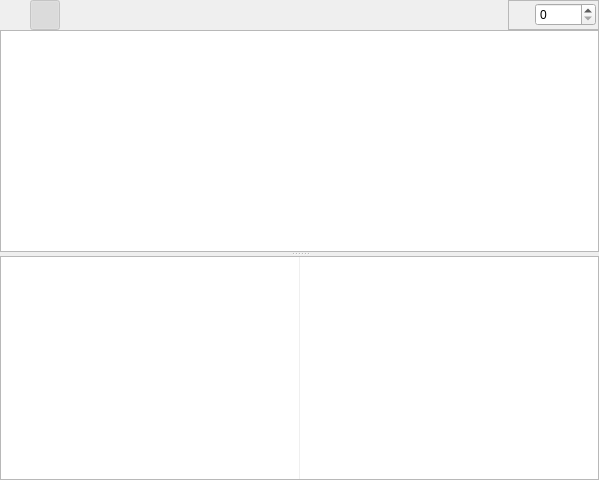
<ui version="4.0" >
 <class>TabFile</class>
 <widget class="QWidget" name="TabFile" >
  <property name="geometry" >
   <rect>
    <x>0</x>
    <y>0</y>
    <width>599</width>
    <height>480</height>
   </rect>
  </property>
  <property name="windowTitle" >
   <string>File</string>
  </property>
  <layout class="QHBoxLayout" >
   <property name="spacing" >
    <number>0</number>
   </property>
   <property name="leftMargin" >
    <number>0</number>
   </property>
   <property name="topMargin" >
    <number>0</number>
   </property>
   <property name="rightMargin" >
    <number>0</number>
   </property>
   <property name="bottomMargin" >
    <number>0</number>
   </property>
   <item>
    <layout class="QVBoxLayout" >
     <property name="spacing" >
      <number>0</number>
     </property>
     <property name="leftMargin" >
      <number>0</number>
     </property>
     <property name="topMargin" >
      <number>0</number>
     </property>
     <property name="rightMargin" >
      <number>0</number>
     </property>
     <property name="bottomMargin" >
      <number>0</number>
     </property>
     <item>
      <layout class="QHBoxLayout" >
       <property name="spacing" >
        <number>0</number>
       </property>
       <property name="leftMargin" >
        <number>0</number>
       </property>
       <property name="topMargin" >
        <number>0</number>
       </property>
       <property name="rightMargin" >
        <number>0</number>
       </property>
       <property name="bottomMargin" >
        <number>0</number>
       </property>
       <item>
        <widget class="QToolButton" name="toolButtonCopy" >
         <property name="minimumSize" >
          <size>
           <width>30</width>
           <height>30</height>
          </size>
         </property>
         <property name="toolTip" >
          <string>Copy selection to the clipboard stripping line headers (CTRL+C)</string>
         </property>
         <property name="icon" >
          <iconset resource="icons.qrc" >:/icons/resources/editcopy.png</iconset>
         </property>
         <property name="shortcut" >
          <string>Ctrl+C</string>
         </property>
         <property name="autoRaise" >
          <bool>true</bool>
         </property>
        </widget>
       </item>
       <item>
        <widget class="QToolButton" name="toolButtonShowAnnotate" >
         <property name="enabled" >
          <bool>false</bool>
         </property>
         <property name="minimumSize" >
          <size>
           <width>30</width>
           <height>30</height>
          </size>
         </property>
         <property name="toolTip" >
          <string>Hide/show file annotation</string>
         </property>
         <property name="icon" >
          <iconset resource="icons.qrc" >:/icons/resources/view_choose.png</iconset>
         </property>
         <property name="checkable" >
          <bool>true</bool>
         </property>
         <property name="checked" >
          <bool>true</bool>
         </property>
         <property name="autoRaise" >
          <bool>true</bool>
         </property>
        </widget>
       </item>
       <item>
        <widget class="QToolButton" name="toolButtonFindAnnotate" >
         <property name="enabled" >
          <bool>false</bool>
         </property>
         <property name="minimumSize" >
          <size>
           <width>30</width>
           <height>30</height>
          </size>
         </property>
         <property name="toolTip" >
          <string>Lock selection to first tagged line of current revision (CTRL + L)</string>
         </property>
         <property name="icon" >
          <iconset resource="icons.qrc" >:/icons/resources/encrypted.png</iconset>
         </property>
         <property name="checkable" >
          <bool>true</bool>
         </property>
         <property name="autoRaise" >
          <bool>true</bool>
         </property>
        </widget>
       </item>
       <item>
        <widget class="QToolButton" name="toolButtonGoPrev" >
         <property name="enabled" >
          <bool>false</bool>
         </property>
         <property name="toolTip" >
          <string>Go to previous annotation line</string>
         </property>
         <property name="icon" >
          <iconset resource="icons.qrc" >:/icons/resources/1uparrow.png</iconset>
         </property>
         <property name="autoRaise" >
          <bool>true</bool>
         </property>
        </widget>
       </item>
       <item>
        <widget class="QToolButton" name="toolButtonGoNext" >
         <property name="enabled" >
          <bool>false</bool>
         </property>
         <property name="toolTip" >
          <string>Go to next annotation line</string>
         </property>
         <property name="icon" >
          <iconset resource="icons.qrc" >:/icons/resources/1downarrow.png</iconset>
         </property>
         <property name="autoRaise" >
          <bool>true</bool>
         </property>
        </widget>
       </item>
       <item>
        <widget class="QToolButton" name="toolButtonRangeFilter" >
         <property name="enabled" >
          <bool>false</bool>
         </property>
         <property name="minimumSize" >
          <size>
           <width>30</width>
           <height>30</height>
          </size>
         </property>
         <property name="toolTip" >
          <string>Filter revisions on selected line range</string>
         </property>
         <property name="icon" >
          <iconset resource="icons.qrc" >:/icons/resources/filter.png</iconset>
         </property>
         <property name="checkable" >
          <bool>true</bool>
         </property>
         <property name="autoRaise" >
          <bool>true</bool>
         </property>
        </widget>
       </item>
       <item>
        <widget class="QToolButton" name="toolButtonHighlightText" >
         <property name="enabled" >
          <bool>false</bool>
         </property>
         <property name="minimumSize" >
          <size>
           <width>30</width>
           <height>30</height>
          </size>
         </property>
         <property name="toolTip" >
          <string>Source highlight (%1)</string>
         </property>
         <property name="icon" >
          <iconset resource="icons.qrc" >:/icons/resources/colorize.png</iconset>
         </property>
         <property name="checkable" >
          <bool>true</bool>
         </property>
         <property name="autoRaise" >
          <bool>true</bool>
         </property>
        </widget>
       </item>
       <item>
        <spacer>
         <property name="orientation" >
          <enum>Qt::Horizontal</enum>
         </property>
         <property name="sizeType" >
          <enum>QSizePolicy::Expanding</enum>
         </property>
         <property name="sizeHint" >
          <size>
           <width>300</width>
           <height>20</height>
          </size>
         </property>
        </spacer>
       </item>
       <item>
        <widget class="QFrame" name="frame" >
         <property name="frameShape" >
          <enum>QFrame::StyledPanel</enum>
         </property>
         <property name="frameShadow" >
          <enum>QFrame::Raised</enum>
         </property>
         <layout class="QHBoxLayout" >
          <property name="spacing" >
           <number>0</number>
          </property>
          <property name="leftMargin" >
           <number>2</number>
          </property>
          <property name="topMargin" >
           <number>2</number>
          </property>
          <property name="rightMargin" >
           <number>2</number>
          </property>
          <property name="bottomMargin" >
           <number>2</number>
          </property>
          <item>
           <layout class="QHBoxLayout" >
            <property name="spacing" >
             <number>0</number>
            </property>
            <property name="leftMargin" >
             <number>0</number>
            </property>
            <property name="topMargin" >
             <number>0</number>
            </property>
            <property name="rightMargin" >
             <number>0</number>
            </property>
            <property name="bottomMargin" >
             <number>0</number>
            </property>
            <item>
             <widget class="QToolButton" name="toolButtonPin" >
              <property name="toolTip" >
               <string>Pin View (Alt-V)</string>
              </property>
              <property name="text" >
               <string/>
              </property>
              <property name="icon" >
               <iconset resource="icons.qrc" >:/icons/resources/ok.png</iconset>
              </property>
              <property name="checkable" >
               <bool>true</bool>
              </property>
              <property name="autoRaise" >
               <bool>true</bool>
              </property>
             </widget>
            </item>
            <item>
             <widget class="QSpinBox" name="spinBoxRevision" >
              <property name="maximum" >
               <number>65535</number>
              </property>
             </widget>
            </item>
           </layout>
          </item>
         </layout>
        </widget>
       </item>
      </layout>
     </item>
     <item>
      <widget class="QSplitter" name="splitter" >
       <property name="orientation" >
        <enum>Qt::Vertical</enum>
       </property>
       <widget class="HistoryView" name="histListView" >
        <property name="contextMenuPolicy" >
         <enum>Qt::CustomContextMenu</enum>
        </property>
        <property name="alternatingRowColors" >
         <bool>true</bool>
        </property>
        <property name="rootIsDecorated" >
         <bool>false</bool>
        </property>
        <property name="uniformRowHeights" >
         <bool>true</bool>
        </property>
        <property name="itemsExpandable" >
         <bool>false</bool>
        </property>
        <property name="allColumnsShowFocus" >
         <bool>true</bool>
        </property>
       </widget>
       <widget class="QFrame" name="frame_2" >
        <property name="frameShape" >
         <enum>QFrame::StyledPanel</enum>
        </property>
        <property name="frameShadow" >
         <enum>QFrame::Sunken</enum>
        </property>
        <layout class="QHBoxLayout" >
         <property name="spacing" >
          <number>0</number>
         </property>
         <property name="leftMargin" >
          <number>0</number>
         </property>
         <property name="topMargin" >
          <number>0</number>
         </property>
         <property name="rightMargin" >
          <number>0</number>
         </property>
         <property name="bottomMargin" >
          <number>0</number>
         </property>
         <item>
          <layout class="QHBoxLayout" >
           <property name="spacing" >
            <number>1</number>
           </property>
           <property name="leftMargin" >
            <number>0</number>
           </property>
           <property name="topMargin" >
            <number>0</number>
           </property>
           <property name="rightMargin" >
            <number>0</number>
           </property>
           <property name="bottomMargin" >
            <number>0</number>
           </property>
           <item>
            <widget class="QListWidget" name="listWidgetAnn" >
             <property name="frameShape" >
              <enum>QFrame::NoFrame</enum>
             </property>
             <property name="verticalScrollBarPolicy" >
              <enum>Qt::ScrollBarAlwaysOff</enum>
             </property>
             <property name="horizontalScrollBarPolicy" >
              <enum>Qt::ScrollBarAlwaysOff</enum>
             </property>
             <property name="verticalScrollMode" >
              <enum>QAbstractItemView::ScrollPerPixel</enum>
             </property>
             <property name="horizontalScrollMode" >
              <enum>QAbstractItemView::ScrollPerPixel</enum>
             </property>
            </widget>
           </item>
           <item>
            <widget class="FileContent" name="textEditFile" >
             <property name="frameShape" >
              <enum>QFrame::NoFrame</enum>
             </property>
             <property name="undoRedoEnabled" >
              <bool>false</bool>
             </property>
             <property name="lineWrapMode" >
              <enum>QTextEdit::NoWrap</enum>
             </property>
             <property name="readOnly" >
              <bool>true</bool>
             </property>
            </widget>
           </item>
          </layout>
         </item>
        </layout>
       </widget>
      </widget>
     </item>
    </layout>
   </item>
  </layout>
 </widget>
 <layoutdefault spacing="6" margin="11" />
 <customwidgets>
  <customwidget>
   <class>HistoryView</class>
   <extends>QTreeView</extends>
   <header>historyview.h</header>
  </customwidget>
  <customwidget>
   <class>FileContent</class>
   <extends>QTextEdit</extends>
   <header>filecontent.h</header>
  </customwidget>
 </customwidgets>
 <resources>
  <include location="icons.qrc" />
 </resources>
 <connections/>
</ui>
